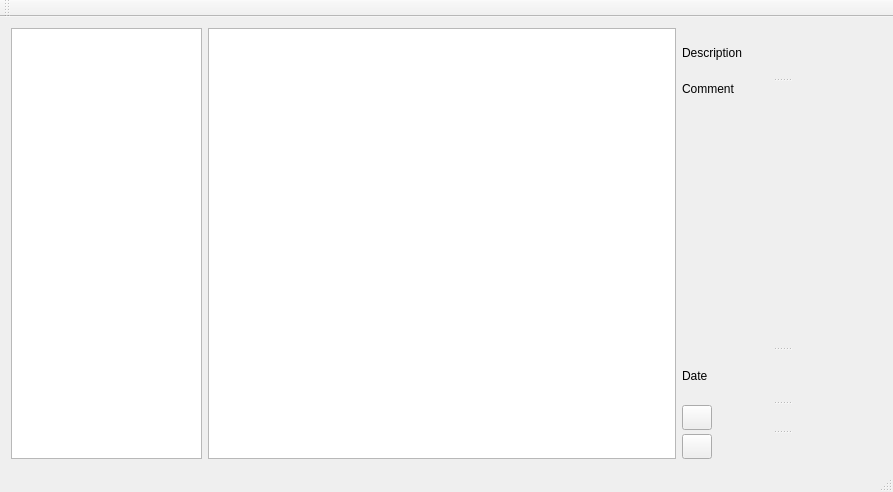
<?xml version="1.0" encoding="UTF-8"?>
<ui version="4.0">
 <class>MainWindow</class>
 <widget class="QMainWindow" name="MainWindow">
  <property name="geometry">
   <rect>
    <x>0</x>
    <y>0</y>
    <width>893</width>
    <height>492</height>
   </rect>
  </property>
  <property name="windowTitle">
   <string>MainWindow</string>
  </property>
  <widget class="QWidget" name="centralWidget">
   <layout class="QHBoxLayout" name="horizontalLayout">
    <item>
     <widget class="QTreeView" name="fileTreeView">
      <property name="maximumSize">
       <size>
        <width>191</width>
        <height>16777215</height>
       </size>
      </property>
     </widget>
    </item>
    <item>
     <widget class="QGraphicsView" name="graphicsView_image">
      <property name="sizePolicy">
       <sizepolicy hsizetype="Expanding" vsizetype="Expanding">
        <horstretch>0</horstretch>
        <verstretch>0</verstretch>
       </sizepolicy>
      </property>
     </widget>
    </item>
    <item>
     <widget class="QSplitter" name="splitter_2">
      <property name="orientation">
       <enum>Qt::Vertical</enum>
      </property>
      <widget class="QLabel" name="label_description">
       <property name="maximumSize">
        <size>
         <width>16777215</width>
         <height>50</height>
        </size>
       </property>
       <property name="text">
        <string>Description</string>
       </property>
      </widget>
      <widget class="QLabel" name="label_comment">
       <property name="sizePolicy">
        <sizepolicy hsizetype="MinimumExpanding" vsizetype="Preferred">
         <horstretch>0</horstretch>
         <verstretch>0</verstretch>
        </sizepolicy>
       </property>
       <property name="minimumSize">
        <size>
         <width>200</width>
         <height>0</height>
        </size>
       </property>
       <property name="maximumSize">
        <size>
         <width>16777215</width>
         <height>16777215</height>
        </size>
       </property>
       <property name="text">
        <string>Comment</string>
       </property>
       <property name="alignment">
        <set>Qt::AlignLeading|Qt::AlignLeft|Qt::AlignTop</set>
       </property>
       <property name="wordWrap">
        <bool>true</bool>
       </property>
      </widget>
      <widget class="QLabel" name="label_date">
       <property name="maximumSize">
        <size>
         <width>16777215</width>
         <height>50</height>
        </size>
       </property>
       <property name="text">
        <string>Date</string>
       </property>
      </widget>
      <widget class="QSplitter" name="splitter">
       <property name="orientation">
        <enum>Qt::Horizontal</enum>
       </property>
       <widget class="QPushButton" name="pushButton_next">
        <property name="sizePolicy">
         <sizepolicy hsizetype="Fixed" vsizetype="Fixed">
          <horstretch>0</horstretch>
          <verstretch>0</verstretch>
         </sizepolicy>
        </property>
        <property name="minimumSize">
         <size>
          <width>30</width>
          <height>25</height>
         </size>
        </property>
        <property name="maximumSize">
         <size>
          <width>30</width>
          <height>25</height>
         </size>
        </property>
        <property name="text">
         <string/>
        </property>
        <property name="icon">
         <iconset theme="go-next"/>
        </property>
       </widget>
      </widget>
      <widget class="QPushButton" name="pushButton_previous">
       <property name="sizePolicy">
        <sizepolicy hsizetype="Fixed" vsizetype="Fixed">
         <horstretch>0</horstretch>
         <verstretch>0</verstretch>
        </sizepolicy>
       </property>
       <property name="minimumSize">
        <size>
         <width>30</width>
         <height>25</height>
        </size>
       </property>
       <property name="maximumSize">
        <size>
         <width>30</width>
         <height>25</height>
        </size>
       </property>
       <property name="text">
        <string/>
       </property>
       <property name="icon">
        <iconset theme="go-previous"/>
       </property>
      </widget>
     </widget>
    </item>
   </layout>
  </widget>
  <widget class="QToolBar" name="mainToolBar">
   <attribute name="toolBarArea">
    <enum>TopToolBarArea</enum>
   </attribute>
   <attribute name="toolBarBreak">
    <bool>false</bool>
   </attribute>
  </widget>
  <widget class="QStatusBar" name="statusBar"/>
 </widget>
 <layoutdefault spacing="6" margin="11"/>
 <resources/>
 <connections/>
</ui>
